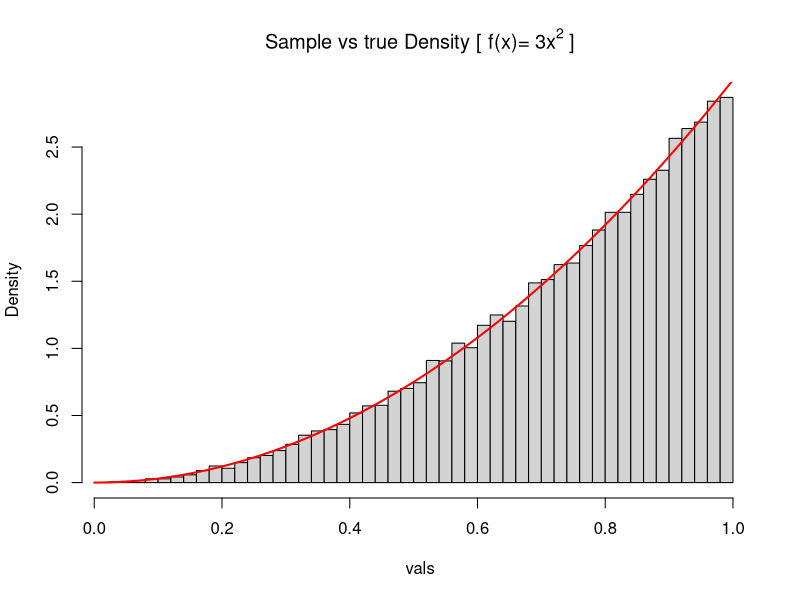
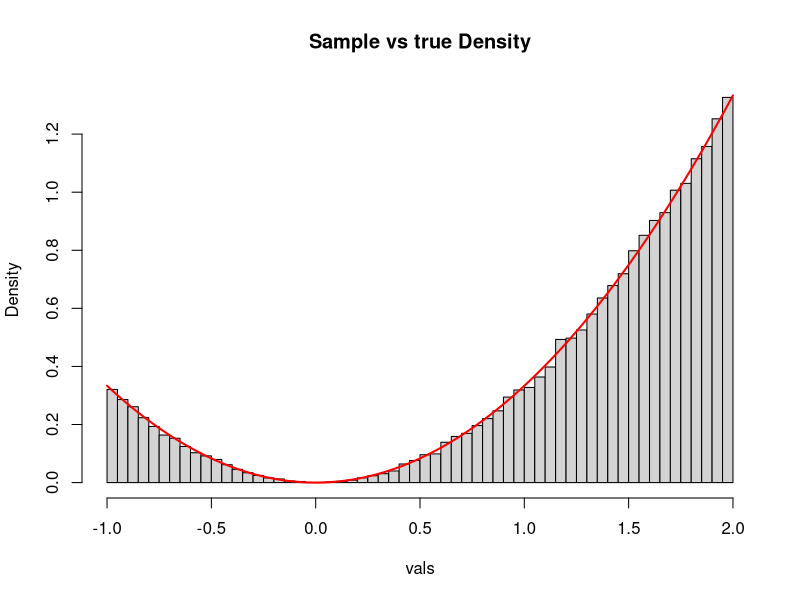
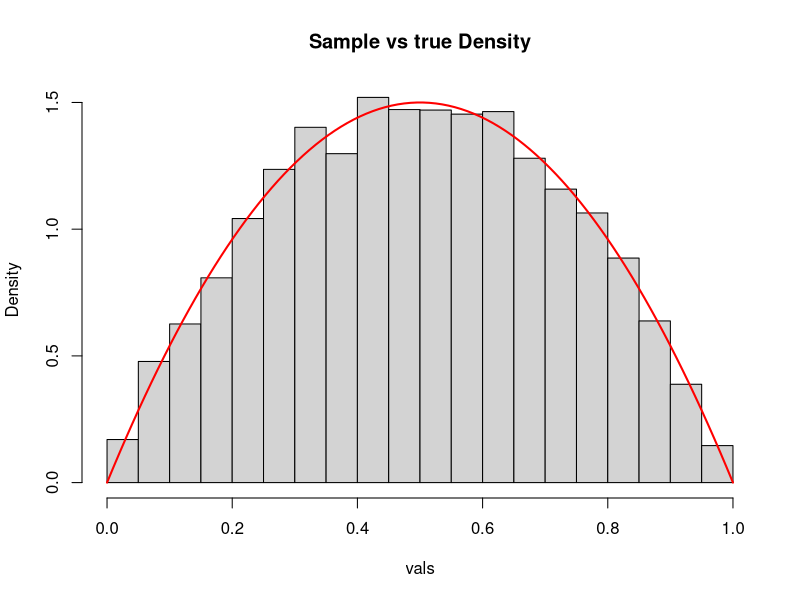
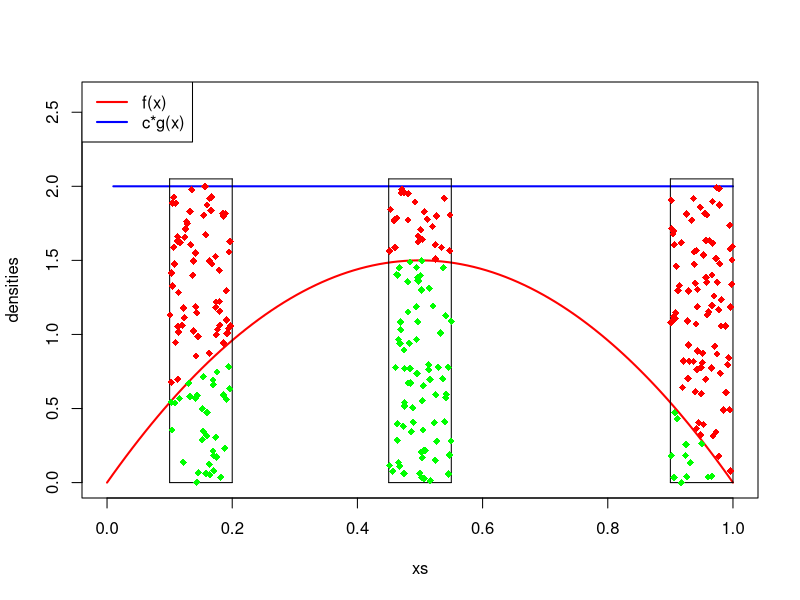
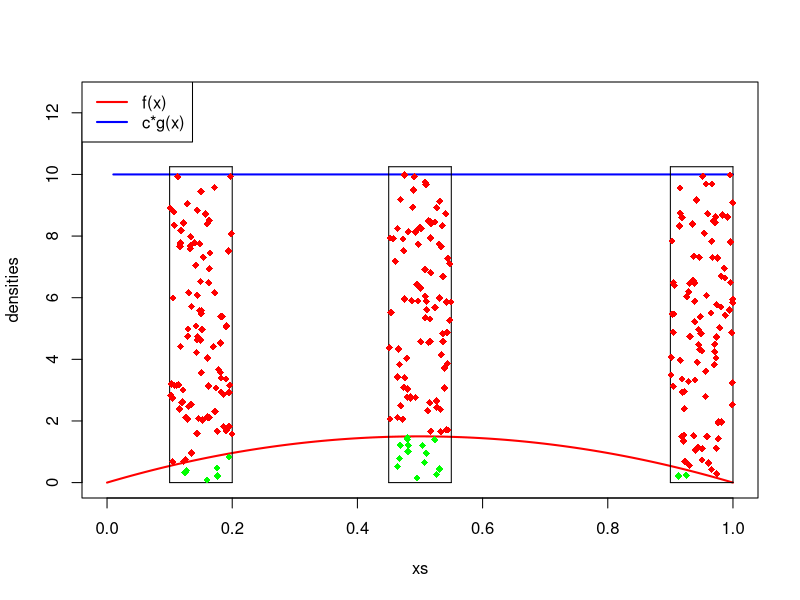
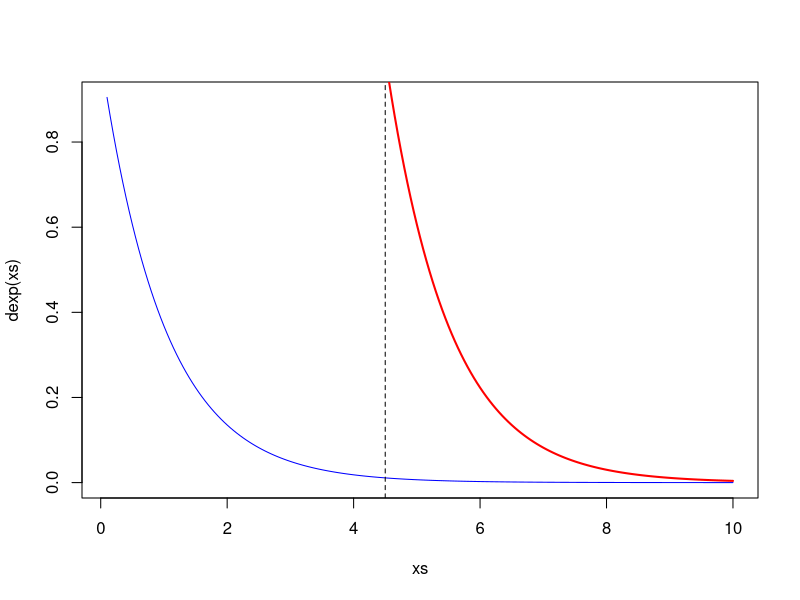
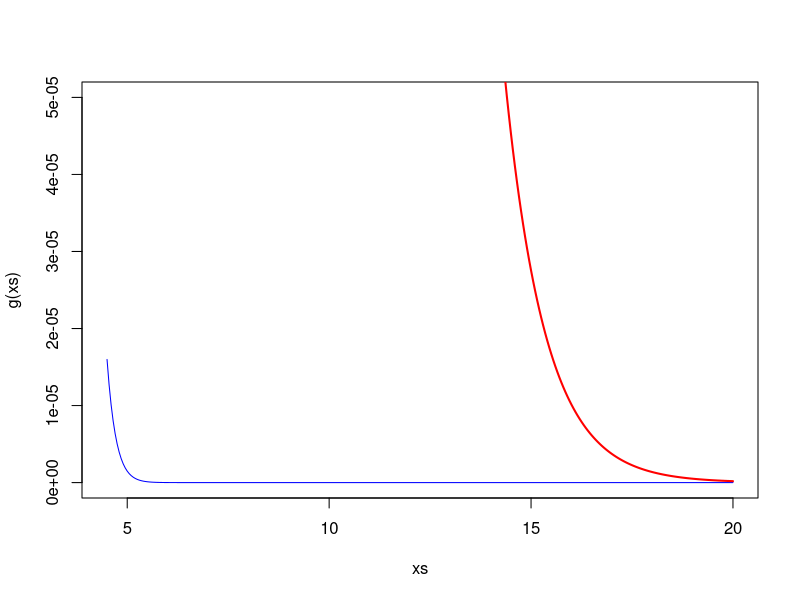
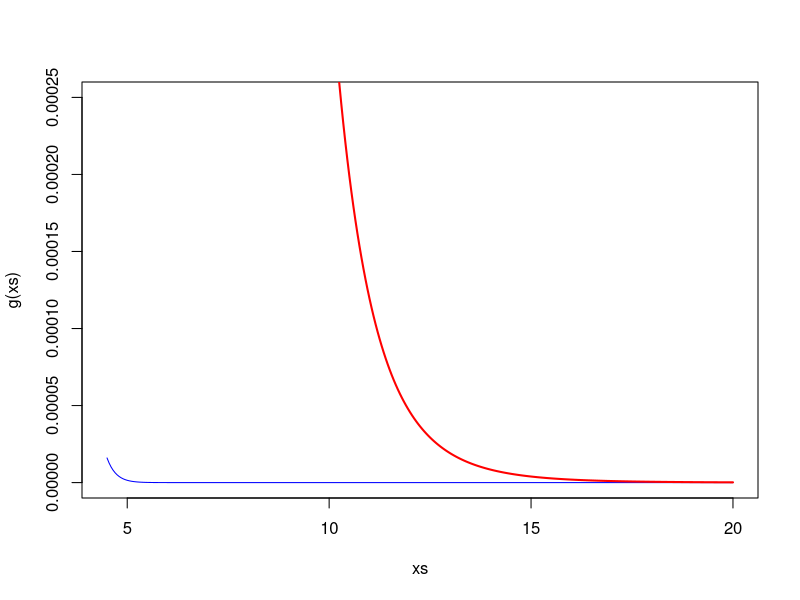

The R script that drew these images, in order:
## ---- chunk 1
# return n samples based on the inverse of the target cdf
inv.transform <- function(inv.f, n) {
  
# Non-vectorized version (for explanation purposes only)  
#
#   result.sample <- rep(NA,n)
#   
#   for (i in 1:n) {
#     u <- runif(1,0,1)              # step 1
#     result.sample[i] <- inv.f(u)   # step 2
#   }
#   
#   result.sample
  
  # Vectorized version
  inv.f(runif(n,0,1))
}
## ---- chunk 2
inv.f <- function(u) u^(1/3)

vals <- inv.transform(inv.f, 5e4)

# Checking if it went well
hist(vals, breaks=50, freq=FALSE, main=expression("Sample vs true Density [ f(x)=" ~3*x^2~"]"))
curve(3*x^2, 0, 1, col="red", lwd=2, add=T)
## ---- chunk 3
# The next R code is like this due to the fact that cubic squares of negative numbers also have complex roots
# But basically this is 
#   inv.f <- function(u) (9*u-1)^(1/3)
inv.f <- function(u) ifelse((9*u-1)>=0,  (9*u-1)^(1/3),  -(1-9*u)^(1/3))

vals <- inv.transform(inv.f, 5e4)

# Checking if it went well
hist(vals, breaks=50, freq=FALSE, main="Sample vs true Density")
curve((1/3)*x^2, -1, 2, col="red", lwd=2, add=T)
## ---- chunk 4
# generate n samples from f using rejection sampling with g (rg samples from g)
accept.reject <- function(f, c, g, rg, n) { 
  n.accepts     <- 0
  result.sample <- rep(NA, n)
  
  while (n.accepts < n) {
    y <- rg(1)               # step 1
    u <- runif(1,0,1)        # step 2
    if (u < f(y)/(c*g(y))) { # step 3 (accept)
      n.accepts <- n.accepts+1
      result.sample[n.accepts] = y
    }
  }
  
  result.sample
}
## ---- chunk 5
f  <- function(x) 6*x*(1-x)     # pdf of Beta(2,2), maximum density is 1.5
g  <- function(x) x/x           # g(x) = 1 but in vectorized version
rg <- function(n) runif(n,0,1)  # uniform, in this case
c  <- 2                         # c=2 since f(x) <= 2 g(x)

vals <- accept.reject(f, c, g, rg, 10000) 

# Checking if it went well
hist(vals, breaks=30, freq=FALSE, main="Sample vs true Density")
xs <- seq(0, 1, len=100)
lines(xs, dbeta(xs,2,2), col="red", lwd=2)
## ---- chunk 6
xs <- seq(0, 1, len=100)
plot(xs, dbeta(xs,2,2), ylim=c(0,c*1.3), type="l", col="red", lwd=2, ylab="densities")
lines(xs, c*g(xs), type="l", col="blue", lwd=2)
legend("topleft",c("f(x)","c*g(x)"), col=c("red","blue"), lwd=2) 

draw.segment <- function(begin.segment, end.segment) {
  segments(c(begin.segment,end.segment,end.segment,begin.segment), c(0,0,c*1.025,c*1.025), 
           c(end.segment,end.segment,begin.segment,begin.segment), c(0,c*1.025,c*1.025,0))
  n.pts <- 100
  us <- runif(n.pts, 0, 1)
  ys <- begin.segment + rg(n.pts)*(end.segment-begin.segment)
  accepted <- us < f(ys)/(c*g(ys))
  points(ys, c*us, col=ifelse(accepted,"green","red"), pch=18)  
}

draw.segment(0.10, 0.20) 
draw.segment(0.45, 0.55)
draw.segment(0.90, 1.00)
## ---- chunk 7
c <- 10

xs <- seq(0, 1, len=100)
plot(xs, dbeta(xs,2,2), ylim=c(0,c*1.25), type="l", col="red", lwd=2, ylab="densities")
lines(xs, c*g(xs), type="l", col="blue", lwd=2)
legend("topleft",c("f(x)","c*g(x)"), col=c("red","blue"), lwd=2) 

draw.segment(0.10, 0.20)
draw.segment(0.45, 0.55)
draw.segment(0.90, 1.00)
## ---- chunk 8
# pre-condition: a < b
MC.simple.est <- function(g, a, b, n=1e4) {
  xi <- runif(n,a,b)      # step 1
  g.mean <- mean(g(xi))   # step 2
  (b-a)*g.mean            # step 3
}
## ---- chunk 9
g <- function(x) exp(-x)

MC.simple.est(g, 2, 4)
## ---- chunk 10
# True value:
pnorm(4.5, lower.tail=FALSE)  # theta (could also be computed by 1-pnorm(4.5))
# MC estimation:
n <- 1e4
indicators <- rnorm(n)>4.5
sum(indicators)/n             # hat.theta
## ---- chunk 11
# rh generates samples from candidate pdf
i.sampling <- function(f, g, h, rh, n=1e4) {
  ys <- rh(n)
  mean(g(ys)*f(ys)/h(ys))
}
## ---- chunk 12
xs <- seq(0.1,10,by=0.05)
plot(xs,dexp(xs),col="blue", type="l")   # the exponential pdf
lines(xs,exp(-(xs-4.5)),col="red",lwd=2) # the truncated pdf
abline(v=4.5,lty=2)
## ---- chunk 13
g <- dnorm
h <- function(x) exp(-(x-4.5))

xs <- seq(4.5,20,by=0.05)
plot(xs,g(xs),col="blue", type="l", ylim=c(0,0.5e-4))
lines(xs,h(xs),col="red",lwd=2)
# True value:
pnorm(4.5, lower.tail=FALSE)  # theta (could also be computed by 1-pnorm(4.5))

# do the Importance Sampling
f  <- function(x) x/x         # uniform pdf
rh <- function(n) rexp(n)+4.5 # rexp() shifted to 4.5
i.sampling(f,g,h,rh)
## ---- chunk 14
library(VGAM)

h <- function(x) {
  dpareto(x, scale=4.5, shape=10)
}

xs <- seq(4.5,20,by=0.05)
plot(xs,g(xs),col="blue", type="l", ylim=c(0,0.25e-3))
lines(xs,h(xs),col="red",lwd=2)
rh <- function(n) rpareto(n, 4.5, 10)

i.sampling(f,g,h,rh)
## ---- chunk 15
# cf. Rizzo - Statistical Computing with R (2007)
metropolis.hastings <- function(f,  # the target distribution
                                g,  # the proposal distribution
                                rg, # a sample from the proposal distribution
                                x0, # initial value for chain, in R it is x[1]
                                chain.size=1e5,  # chain size
                                burn.perc=0.1) { # burn in percentage
  
  x <- c(x0, rep(NA,chain.size-1))  # initialize chain
  
  for(i in 2:chain.size)   {
    y <- rg(x[i-1])                 # generate Y from g(.|xt) using sampler rg
    alpha <- min(1, f(y)*g(x[i-1],y)/(f(x[i-1])*g(y,x[i-1])))
    x[i] <- x[i-1] + (y-x[i-1])*(runif(1)<alpha)  # update step
  }
  
  # remove initial part of the chain before output result
  x[(burn.perc*chain.size) : chain.size] 
}
## ---- chunk 16
a<-2.7; b<-6.3; size<-1e4

f  <- function(x)   dbeta(x,a,b)
rg <- function(x)   runif(1,0,1)
g  <- function(x,y) 1 # i.e., dunif(x,0,1)

X <- metropolis.hastings(f,g,rg,x0=runif(1,0,1),chain.size=size)

par(mfrow=c(1,2),mar=c(2,2,1,1))
hist(X,breaks=50,col="blue",main="Metropolis-Hastings",freq=FALSE)
curve(dbeta(x,a,b),col="sienna",lwd=2,add=TRUE)
hist(rbeta(size,a,b),breaks=50,col="grey",main="Direct Sampling",freq=FALSE)
curve(dbeta(x,a,b),col="sienna",lwd=2,add=TRUE)
## ---- chunk 17
#  c is 1/30.8636 necessary to make it a density, but we didn't need to know it
f <- function(x) (exp(-((x-2)^4-2*x)/2) + 5*exp(-(x+2)^4/2)) / 30.8636 

xs <- seq(-5,5,len=100)
plot(xs,f(xs),type="l",col="red",lwd=2)
## ---- chunk 18
g  <- function(x, y) dnorm(x,y,0.1)
rg <- function(x)    rnorm(1,x,0.1)

set.seed(101)
X <- metropolis.hastings(f,g,rg,x0=1,chain.size=5e4)
mean(X) # the answer?
## ---- chunk 19
hist(X,breaks=50,col="blue",xlim=c(-5,5),main="Metropolis-Hastings",freq=FALSE)
curve(f(x),col="red",lwd=2,add=TRUE)
## ---- chunk 20
set.seed(101)
X1 <- metropolis.hastings(f,g,rg,x0=-2,chain.size=5e4)
mean(X1)
hist(X1,breaks=50,col="blue",xlim=c(-5,5),main="Metropolis-Hastings",freq=FALSE)
curve(f(x),col="red",lwd=2,add=TRUE)
## ---- chunk 21
par(mfrow=c(2,1),mar=c(2,2,1,1))
plot(1:3000,X[1:3000], lwd=2,type="l",ylim=c(-4,4))
plot(1:3000,X1[1:3000], lwd=2,type="l",ylim=c(-4,4))
## ---- chunk 22
g  <- function(x, y) dnorm(x,y,1)
rg <- function(x)    rnorm(1,x,1)

set.seed(101)
X2 <- metropolis.hastings(f,g,rg,x0=runif(1,-4,4),chain.size=5e4)
mean(X2) # the answer
## ---- chunk 23
par(mfrow=c(2,1),mar=c(2,2,1,1))
hist(X2,breaks=50,col="blue",xlim=c(-5,5),main="Metropolis-Hastings",freq=FALSE)
curve(f(x),col="red",lwd=2,add=TRUE)
plot(1:3000,X2[1:3000], lwd=2,type="l",ylim=c(-4,4))
## ---- chunk 24
g  <- function(x, y) dnorm(x,y,100) # sigma = 100 (!)
rg <- function(x)    rnorm(1,x,100)

set.seed(101)
X3 <- metropolis.hastings(f,g,rg,x0=runif(1,-4,4),chain.size=5e4)
mean(X3) 

par(mfrow=c(2,1),mar=c(2,2,1,1))
hist(X3,breaks=50,col="blue",xlim=c(-5,5),main="Metropolis-Hastings",freq=FALSE)
curve(f(x),col="red",lwd=2,add=TRUE)
plot(1:3000,X3[1:3000], lwd=2,type="l",ylim=c(-4,4))
